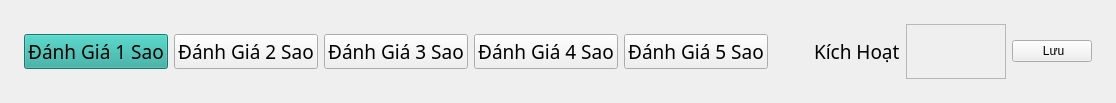
                        <widget class="QFrame" name="frameButtonReplyRating">
                         <property name="sizePolicy">
                          <sizepolicy hsizetype="Preferred" vsizetype="Maximum">
                           <horstretch>0</horstretch>
                           <verstretch>0</verstretch>
                          </sizepolicy>
                         </property>
                         <property name="styleSheet">
                          <string notr="true"/>
                         </property>
                         <property name="frameShape">
                          <enum>QFrame::NoFrame</enum>
                         </property>
                         <property name="frameShadow">
                          <enum>QFrame::Raised</enum>
                         </property>
                         <property name="lineWidth">
                          <number>5</number>
                         </property>
                         <property name="midLineWidth">
                          <number>20</number>
                         </property>
                         <layout class="QHBoxLayout" name="horizontalLayout_21">
                          <property name="leftMargin">
                           <number>24</number>
                          </property>
                          <property name="topMargin">
                           <number>24</number>
                          </property>
                          <property name="rightMargin">
                           <number>24</number>
                          </property>
                          <property name="bottomMargin">
                           <number>24</number>
                          </property>
                          <item>
                           <widget class="QPushButton" name="btnOneStar">
                            <property name="sizePolicy">
                             <sizepolicy hsizetype="Maximum" vsizetype="Fixed">
                              <horstretch>0</horstretch>
                              <verstretch>0</verstretch>
                             </sizepolicy>
                            </property>
                            <property name="font">
                             <font>
                              <family>Nunito</family>
                              <pointsize>14</pointsize>
                              <weight>50</weight>
                              <italic>false</italic>
                              <bold>false</bold>
                             </font>
                            </property>
                            <property name="styleSheet">
                             <string notr="true">background-color: rgb(38, 166, 154);</string>
                            </property>
                            <property name="text">
                             <string>Đánh Giá 1 Sao</string>
                            </property>
                           </widget>
                          </item>
                          <item>
                           <widget class="QPushButton" name="btnTwoStar">
                            <property name="sizePolicy">
                             <sizepolicy hsizetype="Maximum" vsizetype="Fixed">
                              <horstretch>0</horstretch>
                              <verstretch>0</verstretch>
                             </sizepolicy>
                            </property>
                            <property name="font">
                             <font>
                              <family>Nunito</family>
                              <pointsize>14</pointsize>
                              <weight>50</weight>
                              <italic>false</italic>
                              <bold>false</bold>
                             </font>
                            </property>
                            <property name="styleSheet">
                             <string notr="true"/>
                            </property>
                            <property name="text">
                             <string>Đánh Giá 2 Sao</string>
                            </property>
                           </widget>
                          </item>
                          <item>
                           <widget class="QPushButton" name="btnThreeStar">
                            <property name="sizePolicy">
                             <sizepolicy hsizetype="Maximum" vsizetype="Fixed">
                              <horstretch>0</horstretch>
                              <verstretch>0</verstretch>
                             </sizepolicy>
                            </property>
                            <property name="font">
                             <font>
                              <family>Nunito</family>
                              <pointsize>14</pointsize>
                              <weight>50</weight>
                              <italic>false</italic>
                              <bold>false</bold>
                             </font>
                            </property>
                            <property name="styleSheet">
                             <string notr="true"/>
                            </property>
                            <property name="text">
                             <string>Đánh Giá 3 Sao</string>
                            </property>
                           </widget>
                          </item>
                          <item>
                           <widget class="QPushButton" name="btnFourStar">
                            <property name="sizePolicy">
                             <sizepolicy hsizetype="Maximum" vsizetype="Fixed">
                              <horstretch>0</horstretch>
                              <verstretch>0</verstretch>
                             </sizepolicy>
                            </property>
                            <property name="font">
                             <font>
                              <family>Nunito</family>
                              <pointsize>14</pointsize>
                              <weight>50</weight>
                              <italic>false</italic>
                              <bold>false</bold>
                             </font>
                            </property>
                            <property name="text">
                             <string>Đánh Giá 4 Sao</string>
                            </property>
                           </widget>
                          </item>
                          <item>
                           <widget class="QPushButton" name="btnFiveStar">
                            <property name="sizePolicy">
                             <sizepolicy hsizetype="Maximum" vsizetype="Fixed">
                              <horstretch>0</horstretch>
                              <verstretch>0</verstretch>
                             </sizepolicy>
                            </property>
                            <property name="font">
                             <font>
                              <family>Nunito</family>
                              <pointsize>14</pointsize>
                              <weight>50</weight>
                              <italic>false</italic>
                              <bold>false</bold>
                             </font>
                            </property>
                            <property name="styleSheet">
                             <string notr="true"/>
                            </property>
                            <property name="text">
                             <string>Đánh Giá 5 Sao</string>
                            </property>
                           </widget>
                          </item>
                          <item>
                           <spacer name="horizontalSpacer_4">
                            <property name="orientation">
                             <enum>Qt::Horizontal</enum>
                            </property>
                            <property name="sizeHint" stdset="0">
                             <size>
                              <width>40</width>
                              <height>20</height>
                             </size>
                            </property>
                           </spacer>
                          </item>
                          <item>
                           <widget class="QLabel" name="label_82">
                            <property name="sizePolicy">
                             <sizepolicy hsizetype="Maximum" vsizetype="Preferred">
                              <horstretch>0</horstretch>
                              <verstretch>0</verstretch>
                             </sizepolicy>
                            </property>
                            <property name="font">
                             <font>
                              <family>Nunito</family>
                              <pointsize>14</pointsize>
                              <weight>50</weight>
                              <italic>false</italic>
                              <bold>false</bold>
                             </font>
                            </property>
                            <property name="text">
                             <string>Kích Hoạt</string>
                            </property>
                           </widget>
                          </item>
                          <item>
                           <widget class="QFrame" name="activeReplyRating">
                            <property name="minimumSize">
                             <size>
                              <width>100</width>
                              <height>55</height>
                             </size>
                            </property>
                            <property name="maximumSize">
                             <size>
                              <width>100</width>
                              <height>55</height>
                             </size>
                            </property>
                            <property name="frameShape">
                             <enum>QFrame::StyledPanel</enum>
                            </property>
                            <property name="frameShadow">
                             <enum>QFrame::Raised</enum>
                            </property>
                            <layout class="QHBoxLayout" name="activeReplyRatingLayout">
                             <property name="leftMargin">
                              <number>0</number>
                             </property>
                             <property name="topMargin">
                              <number>0</number>
                             </property>
                             <property name="rightMargin">
                              <number>0</number>
                             </property>
                             <property name="bottomMargin">
                              <number>0</number>
                             </property>
                            </layout>
                           </widget>
                          </item>
                          <item>
                           <widget class="QPushButton" name="saveReplyRating">
                            <property name="text">
                             <string> Lưu</string>
                            </property>
                            <property name="icon">
                             <iconset resource="../resources.qrc">
                              <normaloff>:/icons/images/icons/cil-save.png</normaloff>:/icons/images/icons/cil-save.png</iconset>
                            </property>
                            <property name="iconSize">
                             <size>
                              <width>20</width>
                              <height>20</height>
                             </size>
                            </property>
                           </widget>
                          </item>
                         </layout>
                        </widget>
